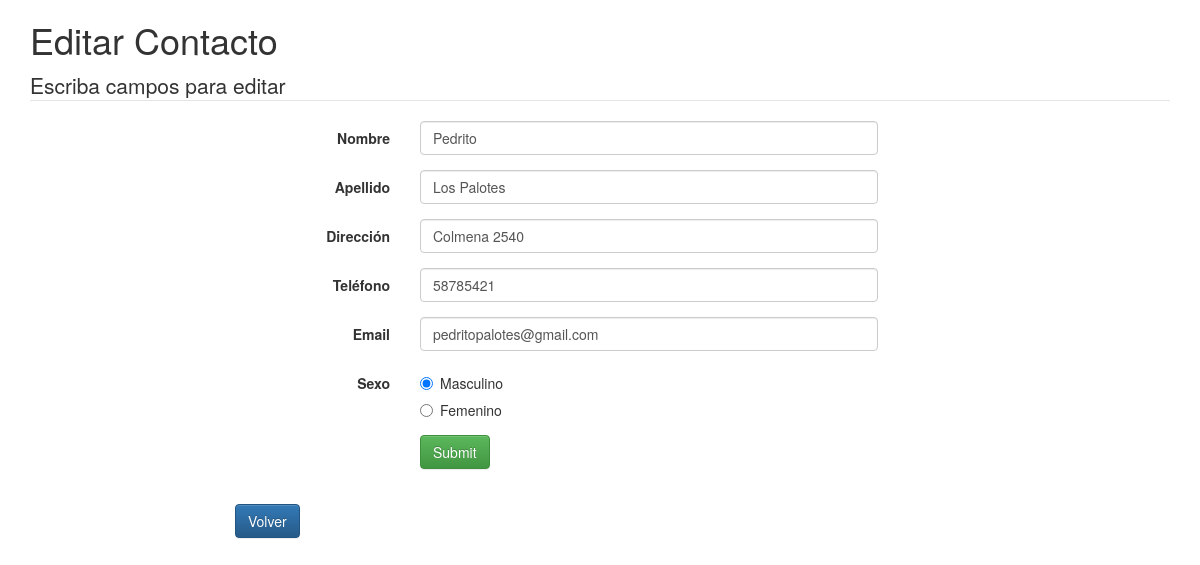
/editar.php?personaId=2, run on the app's committed database.
### tables this page shows
CREATE TABLE `contactos`  (
  `personaId` int(11) NOT NULL,
  `nombre` varchar(100) NOT NULL,
  `apellido` varchar(100) NOT NULL,
  `telefono` varchar(20) NOT NULL,
  `direccion` varchar(50) NULL DEFAULT NULL,
  `email` varchar(100) NULL DEFAULT NULL,
  `sexo` char(1) NOT NULL,
  PRIMARY KEY (`personaId`) USING BTREE
);

### clases/contacto.php (called while the page is built, shortened)
<?php
class Contacto
{
	private $personaId;
	private $nombre;
	private $apellido;
	private $direccion;
	private $telefono;
	private $email;
	private $sexo;
	function __construct($personaId=null,$nombre=null,$apellido=null,$telefono=null,$direccion=null,$email=null,$sexo=null)
	{
		$this->personaId = $personaId;
		$this->nombre = $nombre;
		$this->apellido = $apellido;
		$this->telefono = $telefono;
		$this->direccion = $direccion;
		$this->email= $email;
		$this->sexo = $sexo;
	}
	public function getContacto()
	{
		$nuevaConexion=new Conexion();
		$conexion=$nuevaConexion->getConexion();
		$sentencia="SELECT * FROM contactos WHERE personaId=".$this->personaId;
		$resultado=$conexion->query($sentencia);
		$elemento = $resultado->fetch(PDO::FETCH_OBJ);
		$this->nombre=$elemento->nombre;
		$this->apellido=$elemento->apellido;
		$this->telefono=$elemento->telefono;
		$this->direccion=$elemento->direccion;
		$this->email=$elemento->email;
		$this->sexo=$elemento->sexo;
		return $this;
	}
	public function getNombre()
	{
		return $this->nombre;
	}
	public function getApellido()
	{
		return $this->apellido;
	}
	public function getTelefono()
	{
		return $this->telefono;
	}
	public function getDireccion()
	{
		return $this->direccion;
	}
	public function getEmail()
	{
		return $this->email;
	}
	public function getSexo()
	{
		return $this->sexo;
	}
}

### editar.php (the view, shortened to what this page needs)
<!DOCTYPE html>
<html>
	<head>
<link rel="stylesheet" href="https://maxcdn.bootstrapcdn.com/bootstrap/3.3.6/css/bootstrap.min.css">
<link rel="stylesheet" href="https://maxcdn.bootstrapcdn.com/bootstrap/3.3.6/css/bootstrap-theme.min.css">
        <link rel="stylesheet" href="validacion/bootstrapValidator.min.css">
	</head>
	<body>
        <div class="container">
		<h1>Editar Contacto</h1>
		<?php
			include_once('clases/contacto.php');
			$personaId = htmlentities($_GET['personaId']);
		$persona=new Contacto($personaId);
		$elemento=$persona->getContacto();
		?>
	<form name="contactos" action="" method="post" class="form-horizontal">
	   <fieldset>
           <legend>Escriba campos para editar</legend>
            <div class="form-group">
		      <label class="col-md-4 control-label" for="nombre">Nombre</label>
                <div class="col-md-5">
                 <input type="text" name="nombre" class="form-control input-md" id="nombre" value="<?php echo $elemento->getNombre()?>">
                </div>
            </div>
        <div class="form-group">
         <label class="col-md-4 control-label" for="apellido">Apellido</label>
            <div class="col-md-5">
		        <input type="text" name="apellido" class="form-control input-md-4" id="apellido" value="<?php echo $elemento->getApellido() ?>">
			</div>
           </div>
        <div class="form-group">
		<label class="col-md-4 control-label" for="direccion">Dirección</label>
            <div class="col-md-5">
				<input type="text" name="direccion" class="form-control input-md" id="direccion" value="<?php echo $elemento->getDireccion() ?>">
        </div>
           </div>
           <div class="form-group">
			<label class="col-md-4 control-label" for="telefono">Teléfono</label>
			<div class="col-md-5">
            <input type="tel" name="telefono" class="form-control input-md" id="telefono" value="<?php echo $elemento->getTelefono() ?>">
            </div>
        </div>
           <div class="form-group">
			<label class="col-md-4 control-label" for="email">Email</label>
			<div class="col-md-5">
            <input type="email" name="email" class="form-control input-md" id="email" value="<?php echo $elemento->getEmail() ?>">
            </div>
        </div>
		<div class="form-group">
            <label class="col-md-4 control-label" for="sexo">Sexo</label>
            <div class="col-md-5">
            <div class="radio">
            <label>
				<input type="radio" name="sexo" value="M" <?php if($elemento->getSexo()=="M"){echo "checked=checked";}?>>Masculino</label>
        </div>
        <div class="radio">
			<label>
            <input type="radio" name="sexo" value="F"  <?php if($elemento->getSexo()=="F"){echo "checked=checked";}?>>Femenino</label>
		</div>
        </div>
        </div>
		<div class="form-group">
        <label class="col-md-4" control-label for="submit"></label>
            <div class="col-md-5">
            <input type="submit" class="btn btn-success">
        </div>
        </div>
        </fieldset>
		</form>
        <label class="col-md-2" control-label for="a"></label>
        <div class="col-md-5">
		<a href='ver.php' class="btn btn-primary">Volver</a>
		</div>
        </div>
	</body>
</html>

### data on the page
contactos: nombre "Pedrito", apellido "Los Palotes", direccion "Colmena 2540", telefono "58785421", email "pedritopalotes@gmail.com", sexo "☑ Masculino", sexo "☐ Femenino"
